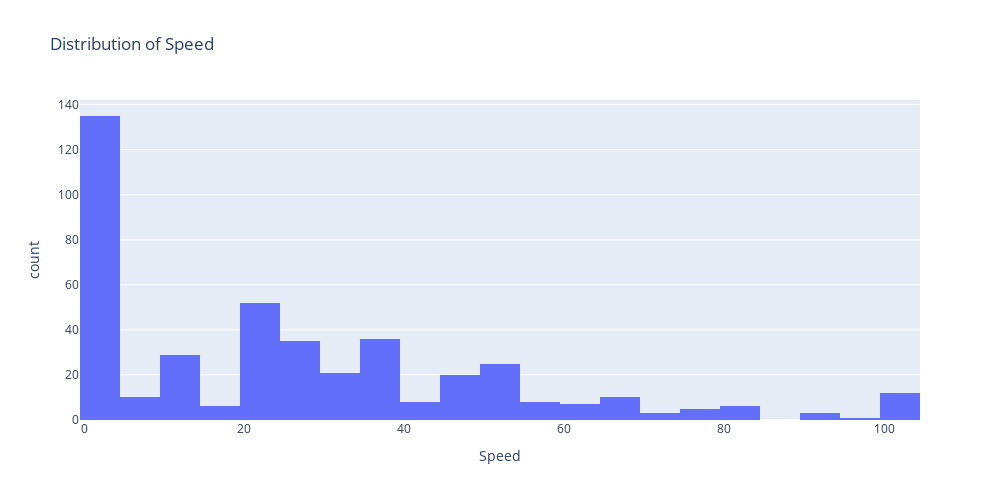

Source (notebook cell):
### Markdown cell above
## 20. Histogram of heroes

### Code cell
fig_20 = px.histogram(df[df['Alignment'] == 'good'], x="Speed", width=1000, height=500, title="Distribution of Speed")
fig_20.show()

### Figure 1 — Plotly figure (JSON) as saved in the notebook; plotly's stock layout.template omitted (floating-point values rounded to 4 significant figures; data arrays with more than 128 entries replaced by an {"elided": "..."} marker saying what was removed)
{"data": [{"alignmentgroup": "True", "bingroup": "x", "hovertemplate": "Speed=%{x}<br>count=%{y}<extra></extra>", "legendgroup": "", "marker": {"color": "#636efa", "pattern": {"shape": ""}}, "name": "", "offsetgroup": "", "orientation": "v", "showlegend": false, "type": "histogram", "x": {"elided": "432 int values"}, "xaxis": "x", "yaxis": "y"}], "layout": {"barmode": "relative", "height": 500, "legend": {"tracegroupgap": 0}, "title": {"text": "Distribution of Speed"}, "width": 1000, "xaxis": {"anchor": "y", "domain": [0, 1], "title": {"text": "Speed"}}, "yaxis": {"anchor": "x", "domain": [0, 1], "title": {"text": "count"}}}}
